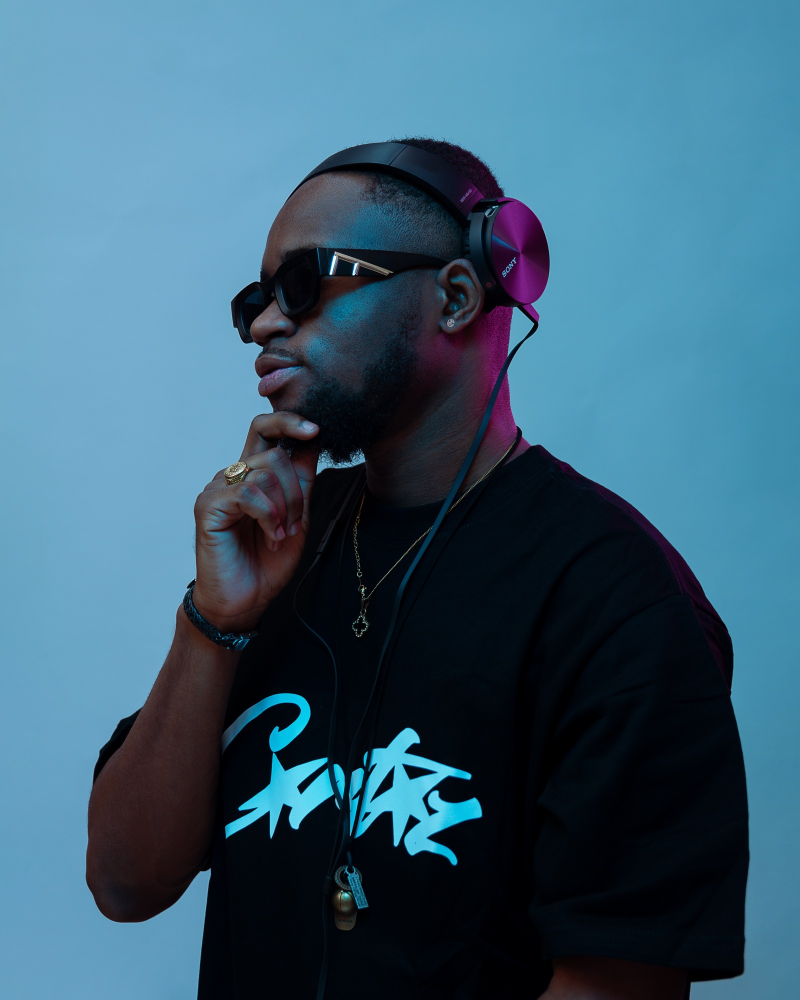
#> input picture desmus/assets/p1_casque_rose.jpg, 1600 x 2000 px (shown at 1/2 size)
$ python -i render.py   (imports and definitions only)
#> lines starting #> are read from the running program, lines starting #| are printed output that depends on the picture; after the words box and inside, x2 and y2 are one past the last pixel; in counts of white or black regions, pixels touching at a corner belong together
#> further down, picture is the input picture: PIL image 1600x2000 RGB; mean R, G, B 57.8, 94.9, 115.9
"""Image de la vidéo DJ Desmus (1080x1920, 30 i/s), rendue image par image.

python3 render.py 60 [--still 12.5 ...]   -> build/desmus_60.mp4 (ou des images fixes)
"""
import json, math, os, subprocess, sys
from functools import lru_cache
from multiprocessing import Pool
import numpy as np
from PIL import Image, ImageDraw, ImageFilter, ImageFont, ImageOps

from timeline import W, H, FPS, BEAT, HERE, seg, snap

# [1 line that did not run here, left out]
# [1 line that did not run here, left out]
# [1 line that did not run here, left out]
# [1 line not run here, left out]
rng = np.random.default_rng(229)

GOLD_STOPS = [(0, (255, 246, 205)), (0.32, (243, 205, 98)), (0.55, (196, 139, 42)), (0.72, (248, 214, 120)),
              (1, (156, 104, 30))]
GOLD = (243, 197, 82)


# ====================================================================== utilitaires
def ease(x):
    x = min(1.0, max(0.0, x))
    return x * x * (3 - 2 * x)


def out_expo(x):
    x = min(1.0, max(0.0, x))
    return 1 - 2 ** (-10 * x) if x < 1 else 1.0


def font(name, size, var=None):
    return _font(name, size, var)


# [17 lines left out: functions _font, grade, not called in this run]


def upscale(img, f=2):
    im = img.resize((img.width * f, img.height * f), Image.LANCZOS)
    return im.filter(ImageFilter.UnsharpMask(radius=2.2, percent=70, threshold=2))


# [16 lines that did not run here, left out]


def to_np(img):
    return np.asarray(img, np.float32) / 255


def screen(a, b):
    return 1 - (1 - a) * (1 - b)


# [140 lines left out: functions blit, blit_add, gold_fill, text_img, scaled, title and 2 more, not called in this run]


def silhouette(img):
    """Contre-jour : le sujet devient une silhouette, le fond un mur de lumière."""
    img = img.convert("RGB")
    x = to_np(img)
    w0, h0 = img.size
#> w0 = 1600; h0 = 2000
    bg = np.median(np.concatenate([x[:80, :80].reshape(-1, 3), x[:80, -80:].reshape(-1, 3)]), 0)
#> bg = [0.347, 0.614, 0.735]
    d = np.sqrt(((x - bg) ** 2).sum(-1))
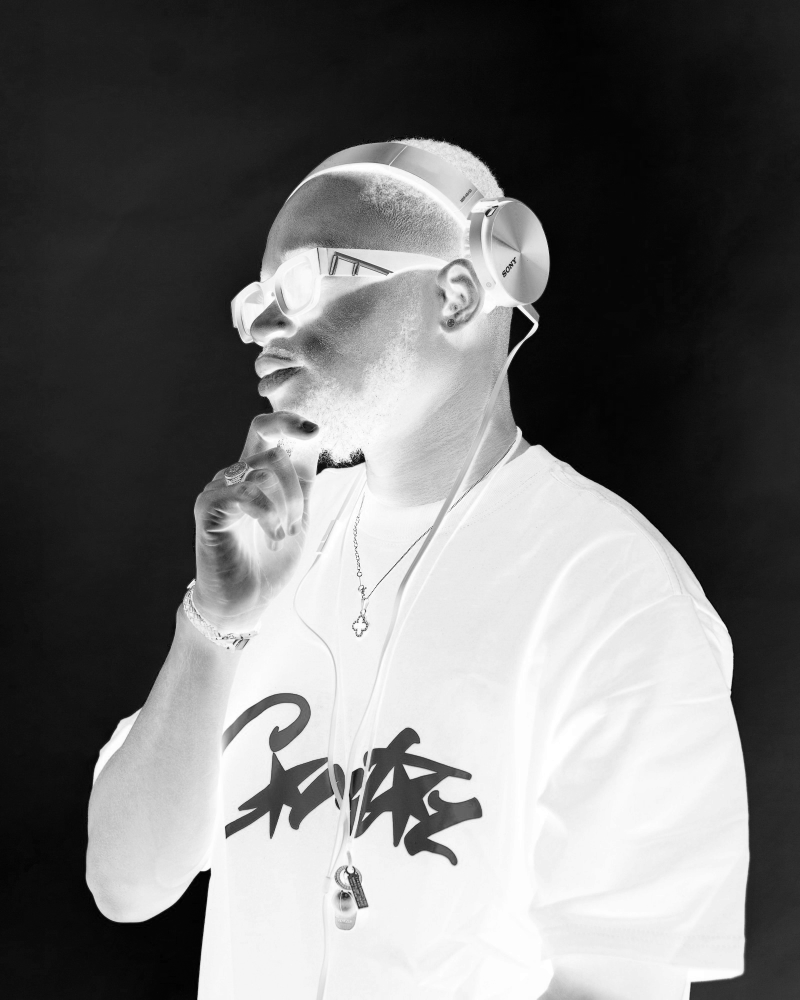
#> d: shape (2000, 1600) float32 (shown at 1/2 size); min 0.0034, max 1.02, mean 0.462; drawn with min black and max white
    lum = x.mean(-1)
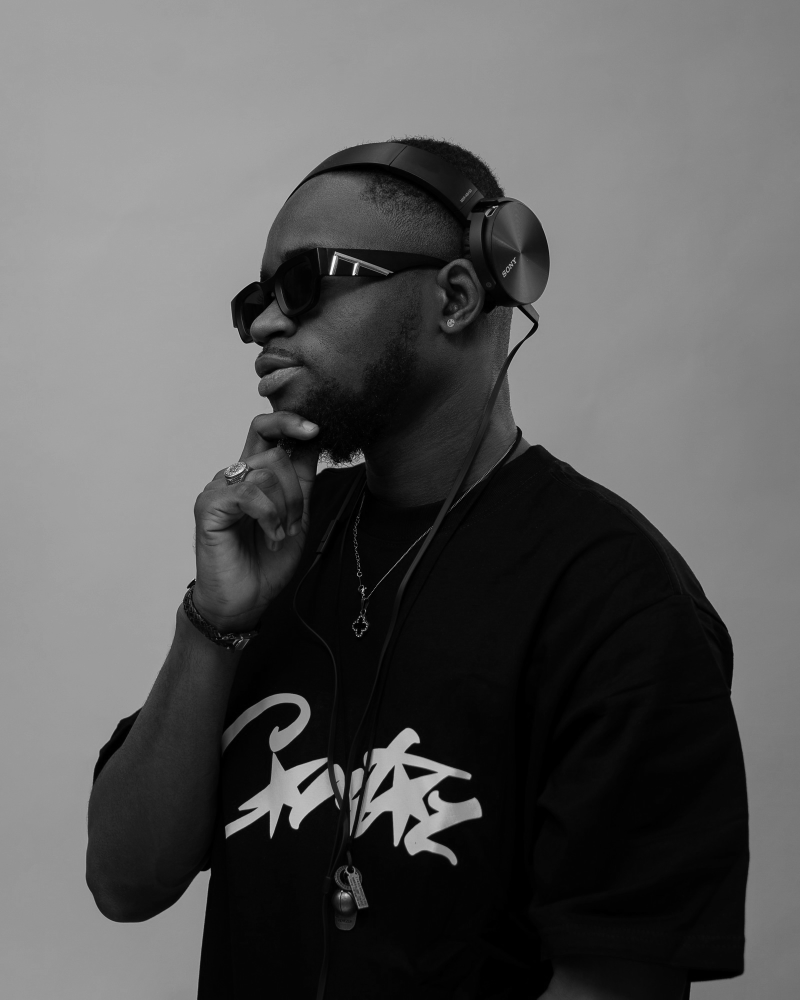
#> lum: shape (2000, 1600) float32 (shown at 1/2 size); min 0, max 0.988, mean 0.351
    m = ((d > 0.19) | (lum < 0.28)).astype(np.float32)
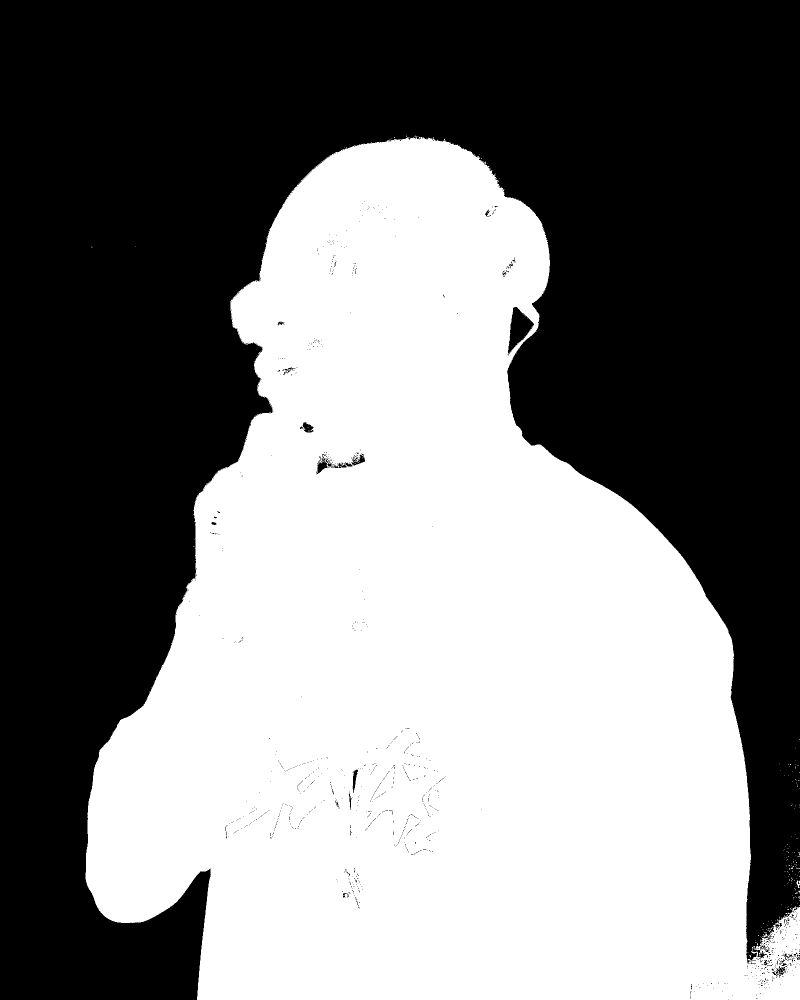
#> m: shape (2000, 1600) float32 (shown at 1/2 size); values 0 (black) and 1 (white), 48.5% white; 181 white regions (179 under 20 px), largest, box (x1, y1, x2, y2) and area: (171, 271, 1600, 2000) 1552159, (1594, 1760, 1600, 1776) 55
    mi = Image.fromarray((m * 255).astype(np.uint8)).resize((w0 // 4, h0 // 4), Image.BILINEAR)
    mi = mi.filter(ImageFilter.MaxFilter(5)).filter(ImageFilter.MinFilter(5)).filter(ImageFilter.MedianFilter(7)).filter(ImageFilter.GaussianBlur(2))
    mi = mi.resize((w0, h0), Image.BICUBIC).point(lambda v: 255 if v > 128 else 0).filter(ImageFilter.GaussianBlur(2))
#> mi: PIL image 1600x2000 L
    m = to_np(mi)[..., None]
    h, w = m.shape[:2]
#> h = 2000; w = 1600
    yy, xx = np.mgrid[0:h, 0:w].astype(np.float32)
    r = np.sqrt(((xx - w * 0.62) / w) ** 2 + ((yy - h * 0.32) / h) ** 2)
    light = np.clip(1.15 - r * 1.6, 0, 1)[..., None] ** 1.4
    back = light * np.array([1.0, 0.72, 0.38]) + (1 - light) * np.array([0.08, 0.02, 0.09])
    rim = to_np(mi.filter(ImageFilter.GaussianBlur(14)))[..., None]
    edge = np.clip((rim - m) * 3 + (m - to_np(mi.filter(ImageFilter.MinFilter(9)))[..., None]) * 0.8, 0, 1)
    subj = x * 0.07
    out = back * (1 - m) + subj * m + edge * np.array([1.0, 0.8, 0.45]) * light * 1.4
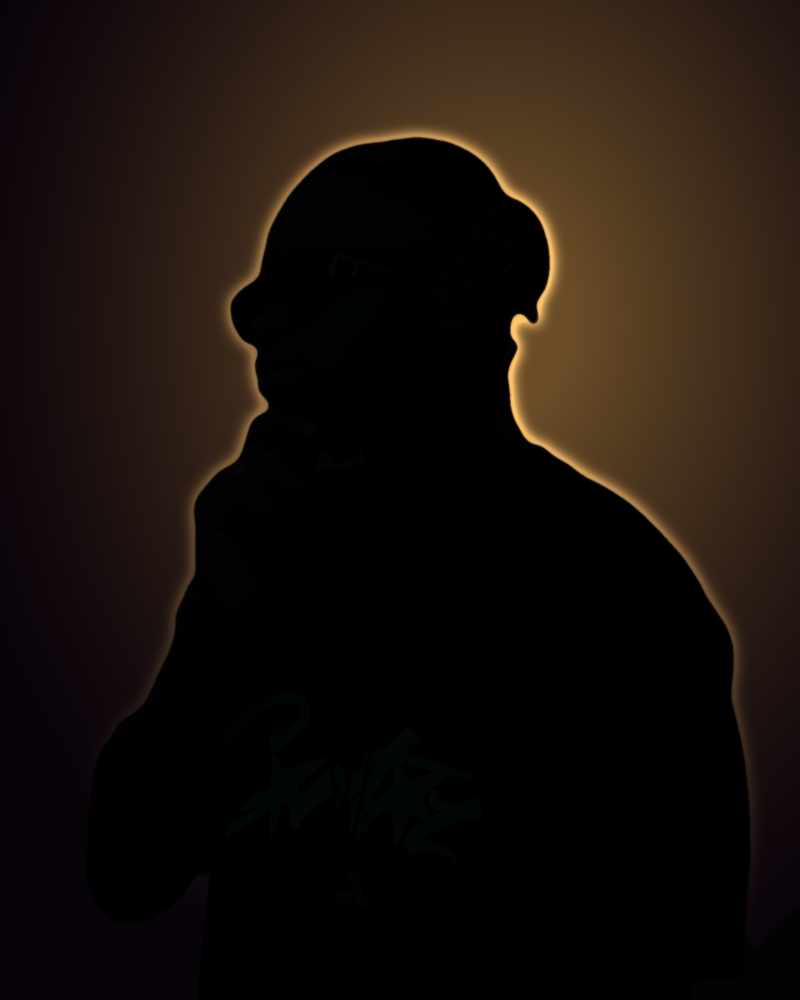
#> out: shape (2000, 1600, 3) float64 (shown at 1/2 size); mean R, G, B 0.238, 0.162, 0.114; drawn with min black and max white
    return Image.fromarray((np.clip(out, 0, 1) * 255).astype(np.uint8))
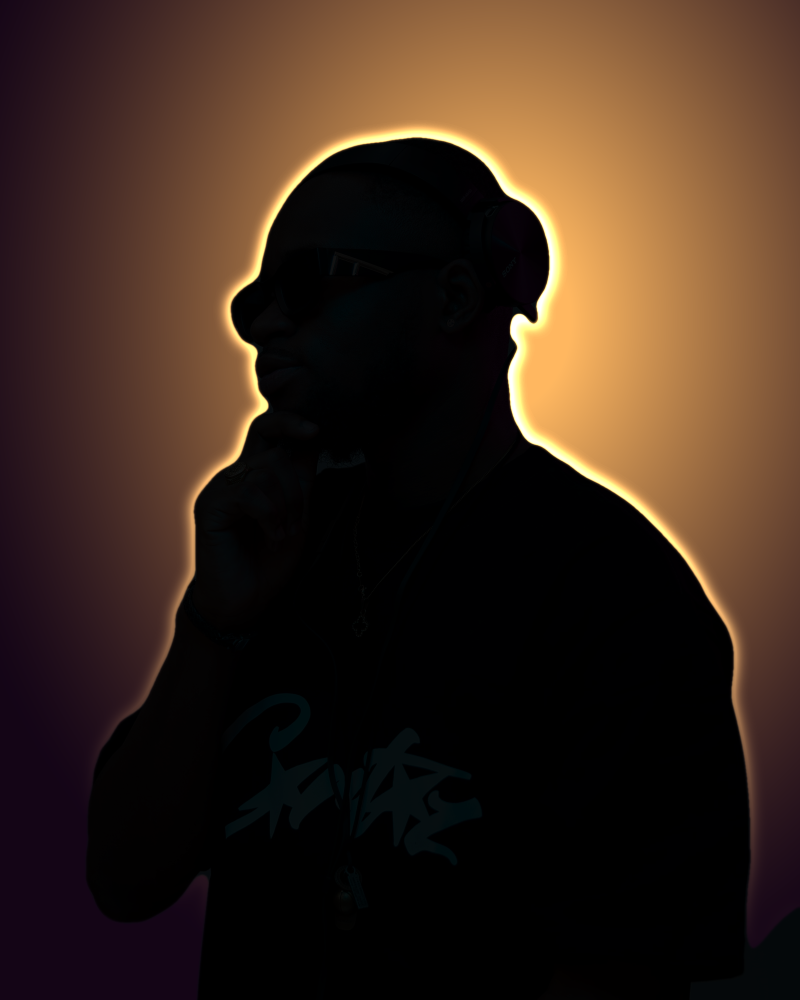
#> returned value: PIL image 1600x2000 RGB (shown at 1/2 size); mean R, G, B 58.7, 40.3, 28.5


# [112 lines left out: functions backlit, city, city_frame, noise_tex, not called in this run]


def smoke_tex():
    n = noise_tex(1200, 900, 6, 3)
    return np.clip((n - 0.35) * 1.8, 0, 1) ** 1.5


# [178 lines left out: functions smoke_layer, dust_tex, dust_layer, bokeh_tex, bokeh_layer, lasers and 5 more, not called in this run]


# ====================================================================== rendu des plans
def lerp3(a, b, p):
    return tuple(x + (y - x) * p for x, y in zip(a, b))


# [186 lines left out: functions render_shot, overlays, not called in this run]


# ====================================================================== sous-titres
NO_SUBS = {"s13a", "s13b", "s13c", "s13d", "s16b", "s18a", "s18b"}


# [70 lines left out: functions sub_chunks, draw_subs, not called in this run]


# ====================================================================== image complète
class Renderer:
    # [71 lines left out: functions __init__, shot_at, frame, not called in this run]


_R = None


# [30 lines left out: functions _work, render, not called in this run]


# [9 lines not run here, left out]

>>> from PIL import Image
>>> picture = Image.open('assets/p1_casque_rose.jpg')
>>> result = silhouette(picture)

$ run again, on desmus/assets/p6_lunettes.jpg
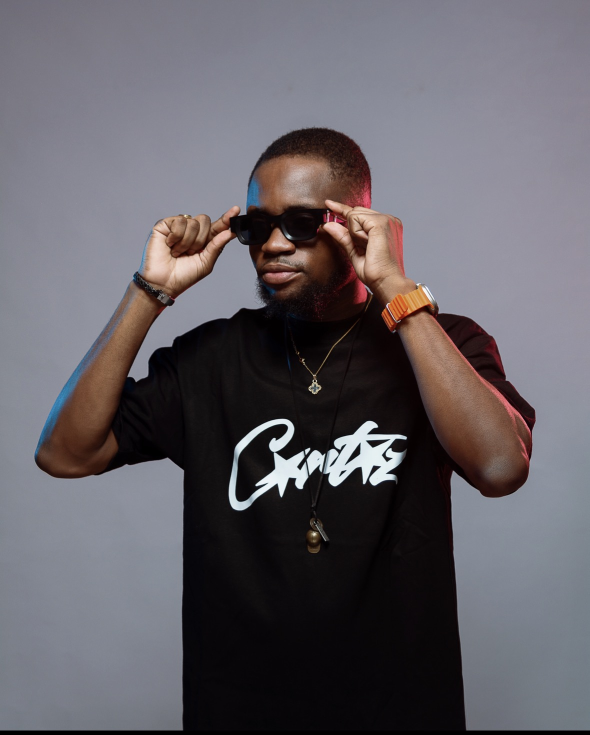
#> input picture desmus/assets/p6_lunettes.jpg, 1179 x 1469 px (shown at 1/2 size)
#> picture is the input picture: PIL image 1179x1469 RGB; mean R, G, B 99.7, 95.8, 101.9
#> bg = [0.475, 0.463, 0.506]
#> in silhouette, `m = ((d > 0.19) | (lum < 0.28)).astype(np.float32)`:
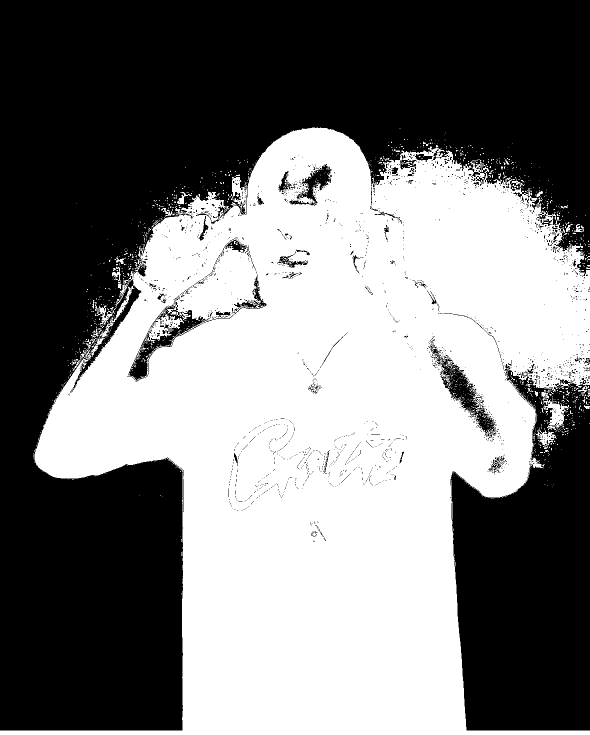
#> m: shape (1469, 1179) float32 (shown at 1/2 size); values 0 (black) and 1 (white), 48.2% white; 1236 white regions (1191 under 20 px), largest, box (x1, y1, x2, y2) and area: (0, 255, 1179, 1469) 825005, (1083, 779, 1138, 861) 1579, (1072, 861, 1114, 898) 638
#> in silhouette, `return Image.fromarray((np.clip(out, 0, 1) * 255).astype(np.uint8))`:
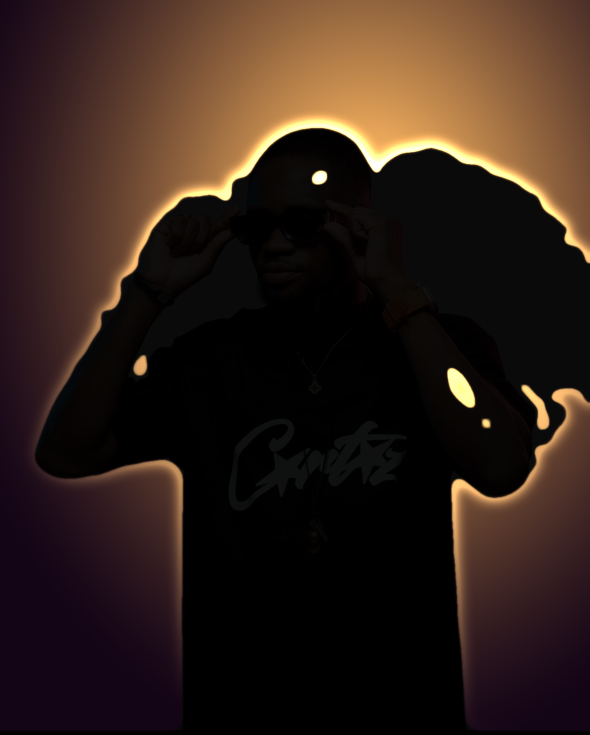
#> returned value: PIL image 1179x1469 RGB (shown at 1/2 size); mean R, G, B 49.1, 33.2, 25.9
